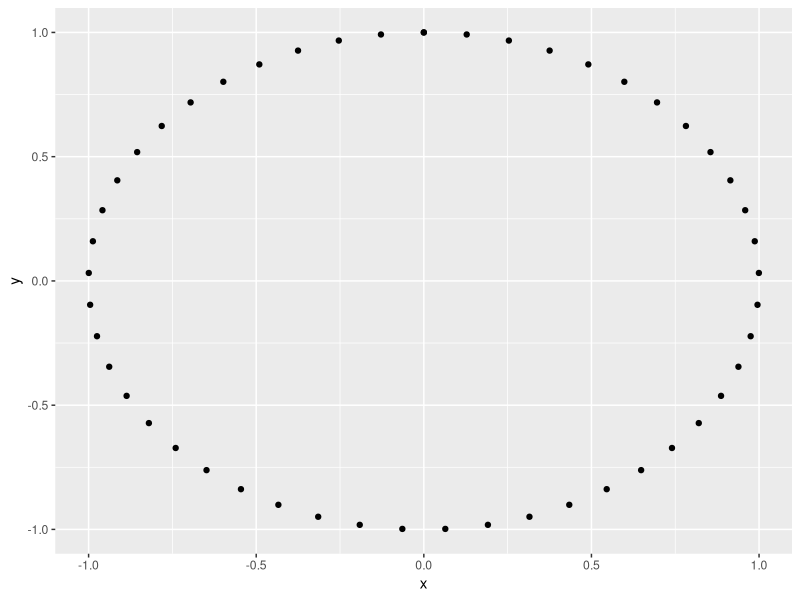
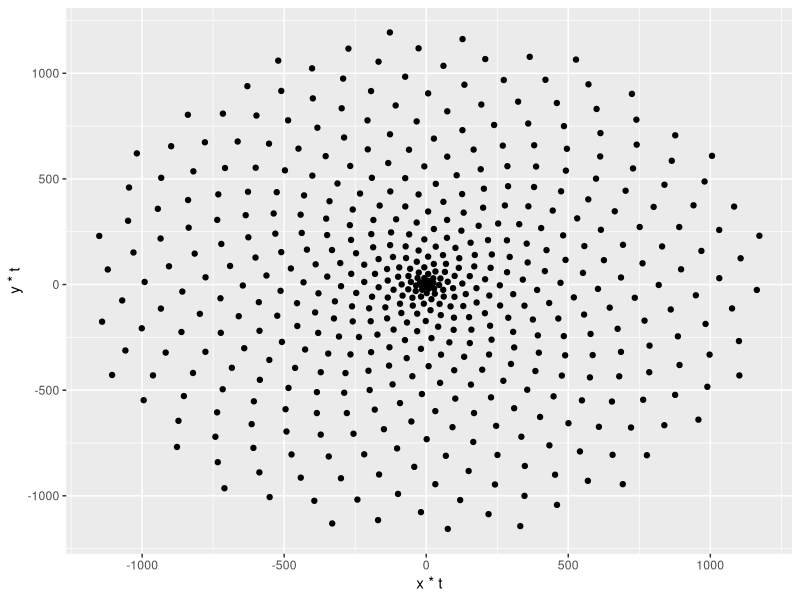
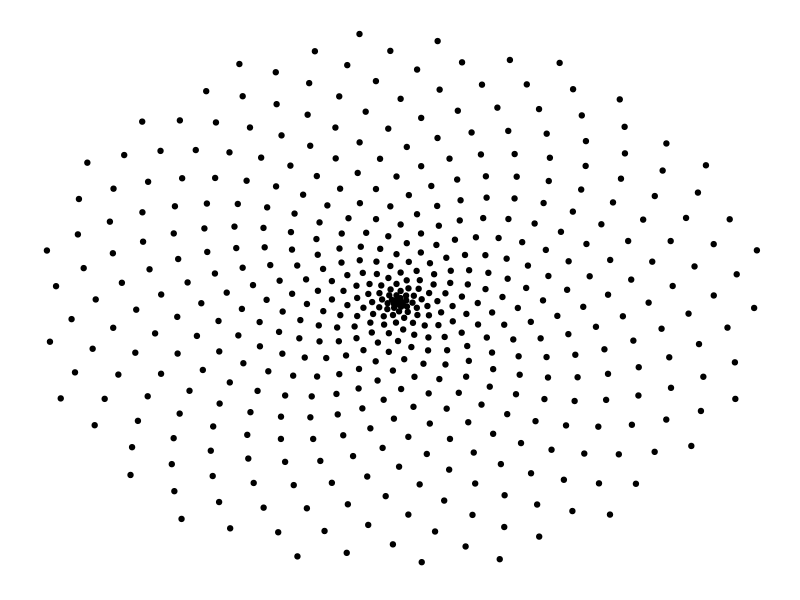
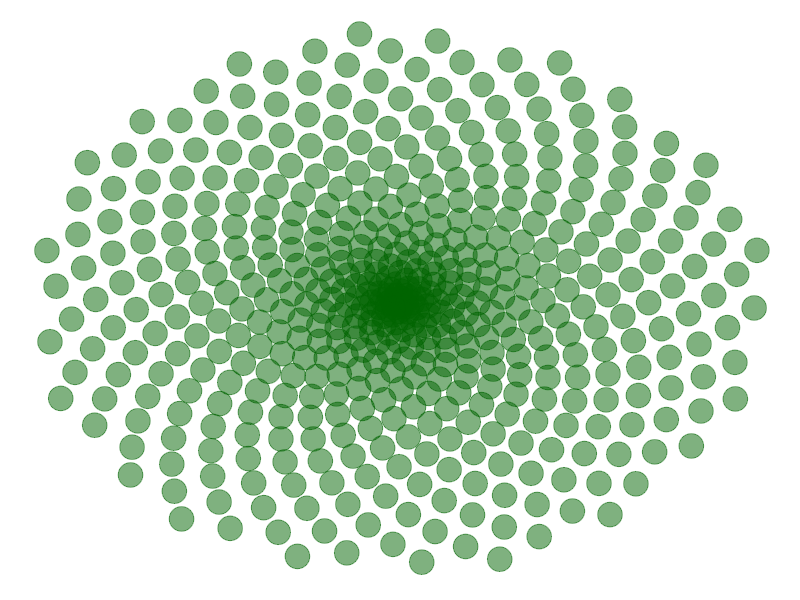
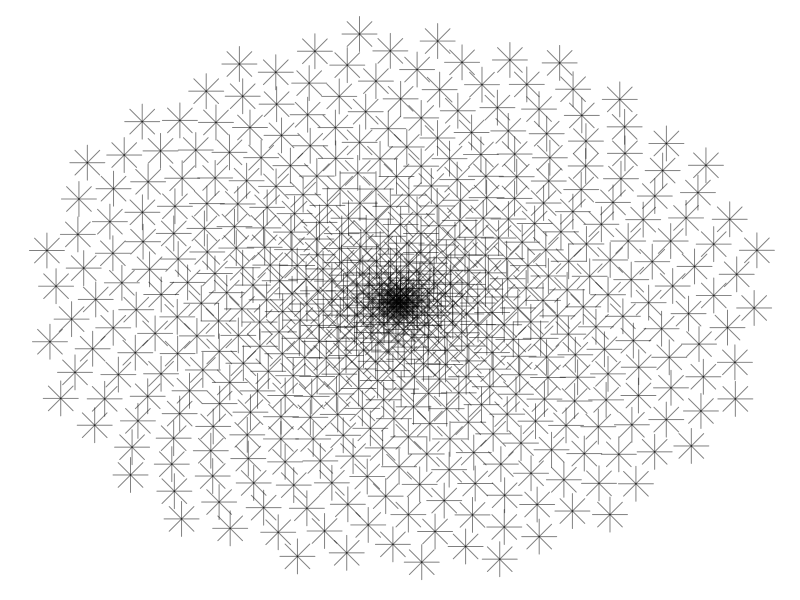
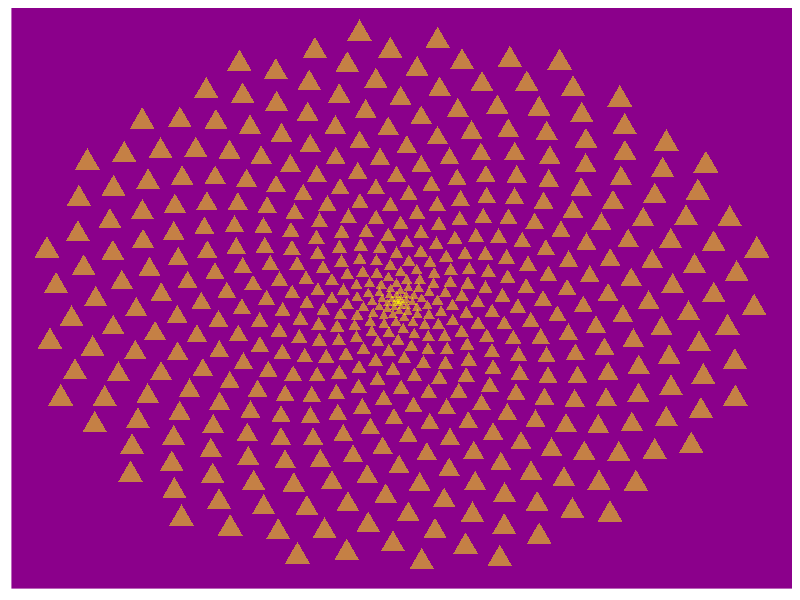
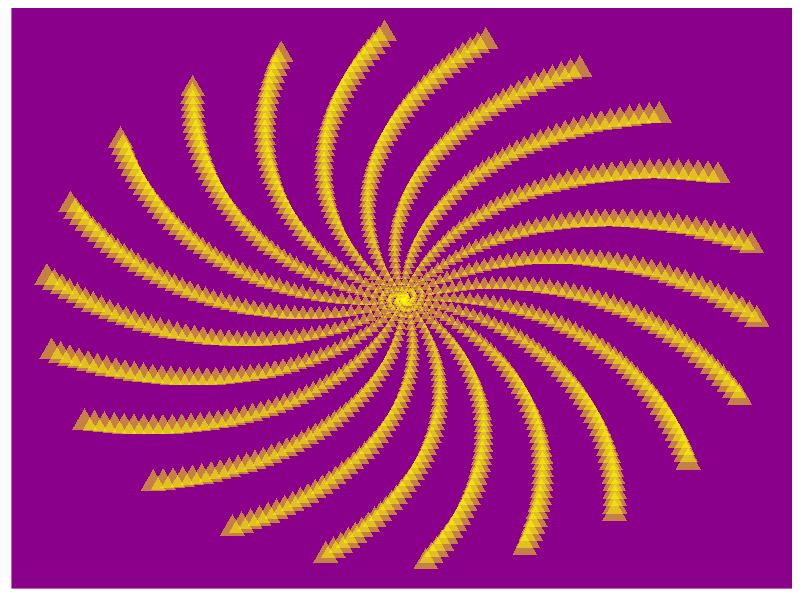
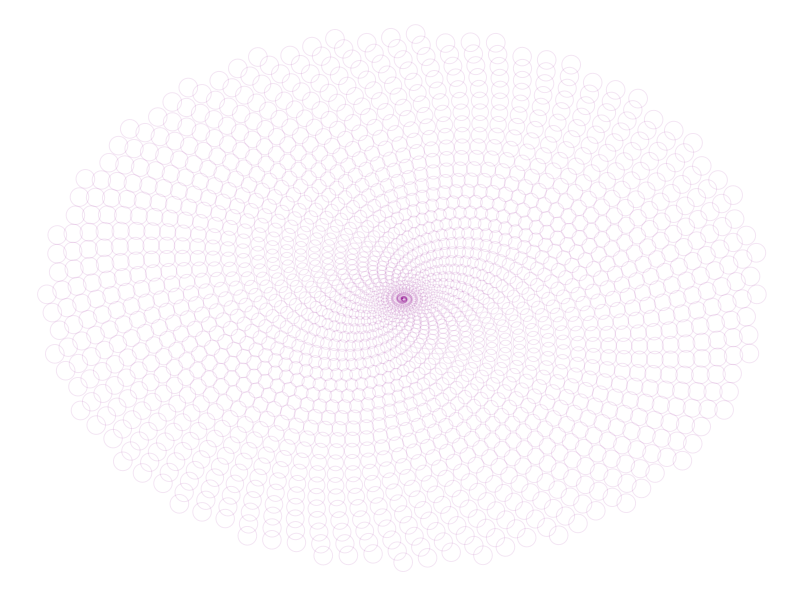

Reproduce these figures in R, in order.
# 09/09/2020 - Wednesday

### DataCamp Project
### PHYLLOTAXIS: DRAW FLOWERS USING MATHEMATICS


#### 1. Patterns in nature
# Set plot images to a nice size
options(repr.plot.width = 4, repr.plot.height = 4)

# Load the ggplot2 package
library(ggplot2)


#2. Drawing points in a circle
# Create circle data to plot
t <- seq(0, 2*pi, length.out = 50)
x <- sin(t)
y <- cos(t)
df <- data.frame(t, x, y)

# Make a scatter plot of points in a circle
p <- ggplot(df, aes(x, y))
p + geom_point()


#3. Make it harmonious with the Golden Angle
# Define the number of points
points <- 500

# Define the Golden Angle
angle <- pi*(3 - sqrt(5))

t <- (1:points) * angle
x <- sin(t)
y <-cos(t)
df <- data.frame(t, x, y)

# Make a scatter plot of points in a spiral
p <- ggplot(df, aes(x*t, y*t))
p + geom_point()



#4. Remove everything unnecessary
df <- data.frame(t, x, y)

# Make a scatter plot of points in a spiral and remove some plot components
p <- ggplot(df, aes(x*t, y*t))
p + geom_point() + theme(panel.background = element_rect(fill="white"), 
                         panel.grid = element_blank(), 
                         axis.ticks = element_blank(), 
                         axis.title = element_blank(), 
                         axis.text = element_blank(), 
)


#5. A bit of makeup: size, color and transparency
# Change the code from Task 4 to modify the 
# size, transparency, and color of the points
p <- ggplot(df, aes(x*t, y*t))
p + geom_point(colour = "darkgreen", 
               size = 8, 
               alpha = 0.5) +
  theme(panel.grid = element_blank(), 
        axis.ticks = element_blank(), 
        title = element_blank(), 
        text = element_blank(), 
        panel.background = element_rect(fill="white"))



# 6. Play with aesthetics: the dandelion
#R plot symbols on Google
# Copy the code from Task 5 and modify the 
# color, size, and shape of the points
p <- ggplot(df, aes(x*t, y*t))
p + geom_point(aes(size=t), 
               size = 8, alpha = 0.5,
               shape = 8) +
  theme(panel.grid = element_blank(), 
        axis.ticks = element_blank(), 
        axis.title = element_blank(), 
        axis.text = element_blank(), 
        legend.position="none",
        panel.background = element_rect(fill="white"))


#7. Put all it together: the sunflower
# Copy the code from Task 6 and modify the color and
# shape of the points, and the background color
p <- ggplot(df, aes(x*t, y*t))
p + geom_point(aes(size = t), colour = "yellow", alpha = 0.5, shape = 17)+
  theme(panel.grid = element_blank(), axis.ticks = element_blank(), 
        title = element_blank(), text = element_blank(), 
        panel.background = element_rect(fill="darkmagenta"), 
        legend.position="none")



#8. What if you modify the angle?
# Change the value of the angle
angle <- 2
points <- 1000

t <- (1:points)*angle
x <- sin(t)
y <- cos(t)
df <- data.frame(t, x, y)

# Copy the plotting code from Task 7
p <- ggplot(df, aes(x*t, y*t))
p + geom_point(aes(size = t), 
               colour = "yellow", 
               alpha = 0.5, 
               shape = 17)+
  theme(panel.grid = element_blank(), 
        axis.ticks = element_blank(), 
        title = element_blank(), 
        text = element_blank(), 
        panel.background = element_rect(fill="darkmagenta"), 
        legend.position="none")



#9. All together now: imaginary flowers
# Change the values of angle and points
angle <- 13*pi/180
points <- 2000

t <- (1:points)*angle
x <- sin(t)
y <- cos(t)
df <- data.frame(t, x, y)

p <- ggplot(df, aes(x*t, y*t))
p + geom_point(aes(size = t), 
               colour = "magenta4", 
               alpha = 0.1, 
               shape = 1)+
  theme(panel.grid = element_blank(), axis.ticks = element_blank(), 
        title = element_blank(), text = element_blank(), 
        panel.background = element_rect(fill="white"), 
        legend.position="none")
